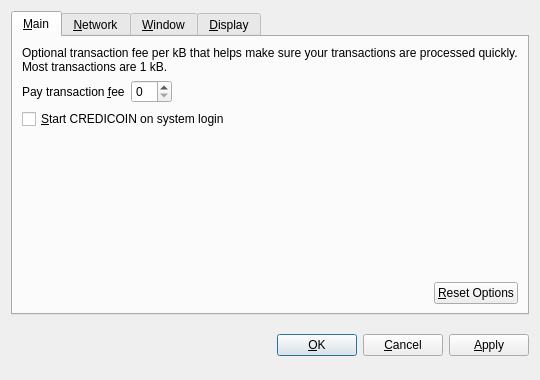
<?xml version="1.0" encoding="UTF-8"?>
<ui version="4.0">
 <class>OptionsDialog</class>
 <widget class="QDialog" name="OptionsDialog">
  <property name="geometry">
   <rect>
    <x>0</x>
    <y>0</y>
    <width>540</width>
    <height>380</height>
   </rect>
  </property>
  <property name="windowTitle">
   <string>Options</string>
  </property>
  <property name="modal">
   <bool>true</bool>
  </property>
  <layout class="QVBoxLayout" name="verticalLayout">
   <item>
    <widget class="QTabWidget" name="tabWidget">
     <property name="tabPosition">
      <enum>QTabWidget::North</enum>
     </property>
     <property name="currentIndex">
      <number>0</number>
     </property>
     <widget class="QWidget" name="tabMain">
      <attribute name="title">
       <string>&amp;Main</string>
      </attribute>
      <layout class="QVBoxLayout" name="verticalLayout_Main">
       <item>
        <widget class="QLabel" name="transactionFeeInfoLabel">
         <property name="text">
          <string>Optional transaction fee per kB that helps make sure your transactions are processed quickly. Most transactions are 1 kB.</string>
         </property>
         <property name="textFormat">
          <enum>Qt::PlainText</enum>
         </property>
         <property name="wordWrap">
          <bool>true</bool>
         </property>
        </widget>
       </item>
       <item>
        <layout class="QHBoxLayout" name="horizontalLayout_1_Main">
         <item>
          <widget class="QLabel" name="transactionFeeLabel">
           <property name="text">
            <string>Pay transaction &amp;fee</string>
           </property>
           <property name="textFormat">
            <enum>Qt::PlainText</enum>
           </property>
           <property name="buddy">
            <cstring>transactionFee</cstring>
           </property>
          </widget>
         </item>
         <item>
          <widget class="BitcoinAmountField" name="transactionFee"/>
         </item>
         <item>
          <spacer name="horizontalSpacer_1_Main">
           <property name="orientation">
            <enum>Qt::Horizontal</enum>
           </property>
           <property name="sizeHint" stdset="0">
            <size>
             <width>40</width>
             <height>20</height>
            </size>
           </property>
          </spacer>
         </item>
        </layout>
       </item>
       <item>
        <widget class="QCheckBox" name="bitcoinAtStartup">
         <property name="toolTip">
          <string>Automatically start CREDICOIN after logging in to the system.</string>
         </property>
         <property name="text">
          <string>&amp;Start CREDICOIN on system login</string>
         </property>
        </widget>
       </item>
       <item>
        <spacer name="verticalSpacer_Main">
         <property name="orientation">
          <enum>Qt::Vertical</enum>
         </property>
         <property name="sizeHint" stdset="0">
          <size>
           <width>20</width>
           <height>40</height>
          </size>
         </property>
        </spacer>
       </item>
       <item>
        <layout class="QHBoxLayout" name="horizontalLayout_2_Main">
         <item>
          <spacer name="horizontalSpacer_2_Main">
           <property name="orientation">
            <enum>Qt::Horizontal</enum>
           </property>
           <property name="sizeHint" stdset="0">
            <size>
             <width>40</width>
             <height>20</height>
            </size>
           </property>
          </spacer>
         </item>
         <item>
          <widget class="QPushButton" name="resetButton">
           <property name="toolTip">
            <string>Reset all client options to default.</string>
           </property>
           <property name="text">
            <string>&amp;Reset Options</string>
           </property>
           <property name="autoDefault">
            <bool>false</bool>
           </property>
          </widget>
         </item>
        </layout>
       </item>
      </layout>
     </widget>
     <widget class="QWidget" name="tabNetwork">
      <attribute name="title">
       <string>&amp;Network</string>
      </attribute>
      <layout class="QVBoxLayout" name="verticalLayout_Network">
       <item>
        <widget class="QCheckBox" name="mapPortUpnp">
         <property name="toolTip">
          <string>Automatically open the CREDICOIN client port on the router. This only works when your router supports UPnP and it is enabled.</string>
         </property>
         <property name="text">
          <string>Map port using &amp;UPnP</string>
         </property>
        </widget>
       </item>
       <item>
        <widget class="QCheckBox" name="connectSocks">
         <property name="toolTip">
          <string>Connect to the CREDICOIN network through a SOCKS proxy (e.g. when connecting through Tor).</string>
         </property>
         <property name="text">
          <string>&amp;Connect through SOCKS proxy:</string>
         </property>
        </widget>
       </item>
       <item>
        <layout class="QHBoxLayout" name="horizontalLayout_Network">
         <item>
          <widget class="QLabel" name="proxyIpLabel">
           <property name="text">
            <string>Proxy &amp;IP:</string>
           </property>
           <property name="textFormat">
            <enum>Qt::PlainText</enum>
           </property>
           <property name="buddy">
            <cstring>proxyIp</cstring>
           </property>
          </widget>
         </item>
         <item>
          <widget class="QValidatedLineEdit" name="proxyIp">
           <property name="maximumSize">
            <size>
             <width>140</width>
             <height>16777215</height>
            </size>
           </property>
           <property name="toolTip">
            <string>IP address of the proxy (e.g. 127.0.0.1)</string>
           </property>
          </widget>
         </item>
         <item>
          <widget class="QLabel" name="proxyPortLabel">
           <property name="text">
            <string>&amp;Port:</string>
           </property>
           <property name="textFormat">
            <enum>Qt::PlainText</enum>
           </property>
           <property name="buddy">
            <cstring>proxyPort</cstring>
           </property>
          </widget>
         </item>
         <item>
          <widget class="QLineEdit" name="proxyPort">
           <property name="maximumSize">
            <size>
             <width>55</width>
             <height>16777215</height>
            </size>
           </property>
           <property name="toolTip">
            <string>Port of the proxy (e.g. 9050)</string>
           </property>
          </widget>
         </item>
         <item>
          <widget class="QLabel" name="socksVersionLabel">
           <property name="text">
            <string>SOCKS &amp;Version:</string>
           </property>
           <property name="textFormat">
            <enum>Qt::PlainText</enum>
           </property>
           <property name="buddy">
            <cstring>socksVersion</cstring>
           </property>
          </widget>
         </item>
         <item>
          <widget class="QValueComboBox" name="socksVersion">
           <property name="toolTip">
            <string>SOCKS version of the proxy (e.g. 5)</string>
           </property>
          </widget>
         </item>
         <item>
          <spacer name="horizontalSpacer_Network">
           <property name="orientation">
            <enum>Qt::Horizontal</enum>
           </property>
           <property name="sizeHint" stdset="0">
            <size>
             <width>40</width>
             <height>20</height>
            </size>
           </property>
          </spacer>
         </item>
        </layout>
       </item>
       <item>
        <spacer name="verticalSpacer_Network">
         <property name="orientation">
          <enum>Qt::Vertical</enum>
         </property>
         <property name="sizeHint" stdset="0">
          <size>
           <width>20</width>
           <height>40</height>
          </size>
         </property>
        </spacer>
       </item>
      </layout>
     </widget>
     <widget class="QWidget" name="tabWindow">
      <attribute name="title">
       <string>&amp;Window</string>
      </attribute>
      <layout class="QVBoxLayout" name="verticalLayout_Window">
       <item>
        <widget class="QCheckBox" name="minimizeToTray">
         <property name="toolTip">
          <string>Show only a tray icon after minimizing the window.</string>
         </property>
         <property name="text">
          <string>&amp;Minimize to the tray instead of the taskbar</string>
         </property>
        </widget>
       </item>
       <item>
        <widget class="QCheckBox" name="minimizeOnClose">
         <property name="toolTip">
          <string>Minimize instead of exit the application when the window is closed. When this option is enabled, the application will be closed only after selecting Quit in the menu.</string>
         </property>
         <property name="text">
          <string>M&amp;inimize on close</string>
         </property>
        </widget>
       </item>
       <item>
        <spacer name="verticalSpacer_Window">
         <property name="orientation">
          <enum>Qt::Vertical</enum>
         </property>
         <property name="sizeHint" stdset="0">
          <size>
           <width>20</width>
           <height>40</height>
          </size>
         </property>
        </spacer>
       </item>
      </layout>
     </widget>
     <widget class="QWidget" name="tabDisplay">
      <attribute name="title">
       <string>&amp;Display</string>
      </attribute>
      <layout class="QVBoxLayout" name="verticalLayout_Display">
       <item>
        <layout class="QHBoxLayout" name="horizontalLayout_1_Display">
         <item>
          <widget class="QLabel" name="langLabel">
           <property name="text">
            <string>User Interface &amp;language:</string>
           </property>
           <property name="textFormat">
            <enum>Qt::PlainText</enum>
           </property>
           <property name="buddy">
            <cstring>lang</cstring>
           </property>
          </widget>
         </item>
         <item>
          <widget class="QValueComboBox" name="lang">
           <property name="toolTip">
            <string>The user interface language can be set here. This setting will take effect after restarting CREDICOIN.</string>
           </property>
          </widget>
         </item>
        </layout>
       </item>
       <item>
        <layout class="QHBoxLayout" name="horizontalLayout_2_Display">
         <item>
          <widget class="QLabel" name="unitLabel">
           <property name="text">
            <string>&amp;Unit to show amounts in:</string>
           </property>
           <property name="textFormat">
            <enum>Qt::PlainText</enum>
           </property>
           <property name="buddy">
            <cstring>unit</cstring>
           </property>
          </widget>
         </item>
         <item>
          <widget class="QValueComboBox" name="unit">
           <property name="toolTip">
            <string>Choose the default subdivision unit to show in the interface and when sending coins.</string>
           </property>
          </widget>
         </item>
        </layout>
       </item>
       <item>
        <widget class="QCheckBox" name="displayAddresses">
         <property name="toolTip">
          <string>Whether to show CREDICOIN addresses in the transaction list or not.</string>
         </property>
         <property name="text">
          <string>&amp;Display addresses in transaction list</string>
         </property>
        </widget>
       </item>
       <item>
        <widget class="QCheckBox" name="coinControlFeatures">
         <property name="toolTip">
          <string>Whether to show coin control features or not.</string>
         </property>
         <property name="text">
          <string>Display coin &amp;control features (experts only!)</string>
         </property>
        </widget>
       </item>
       <item>
        <spacer name="verticalSpacer_Display">
         <property name="orientation">
          <enum>Qt::Vertical</enum>
         </property>
         <property name="sizeHint" stdset="0">
          <size>
           <width>20</width>
           <height>40</height>
          </size>
         </property>
        </spacer>
       </item>
      </layout>
     </widget>
    </widget>
   </item>
   <item>
    <layout class="QHBoxLayout" name="horizontalLayout_Buttons">
     <item>
      <spacer name="horizontalSpacer_1">
       <property name="orientation">
        <enum>Qt::Horizontal</enum>
       </property>
       <property name="sizeHint" stdset="0">
        <size>
         <width>40</width>
         <height>48</height>
        </size>
       </property>
      </spacer>
     </item>
     <item>
      <widget class="QLabel" name="statusLabel">
       <property name="font">
        <font>
         <weight>75</weight>
         <bold>true</bold>
        </font>
       </property>
       <property name="text">
        <string/>
       </property>
       <property name="textFormat">
        <enum>Qt::PlainText</enum>
       </property>
       <property name="wordWrap">
        <bool>true</bool>
       </property>
      </widget>
     </item>
     <item>
      <spacer name="horizontalSpacer_2">
       <property name="orientation">
        <enum>Qt::Horizontal</enum>
       </property>
       <property name="sizeHint" stdset="0">
        <size>
         <width>40</width>
         <height>48</height>
        </size>
       </property>
      </spacer>
     </item>
     <item>
      <widget class="QPushButton" name="okButton">
       <property name="text">
        <string>&amp;OK</string>
       </property>
      </widget>
     </item>
     <item>
      <widget class="QPushButton" name="cancelButton">
       <property name="text">
        <string>&amp;Cancel</string>
       </property>
       <property name="autoDefault">
        <bool>false</bool>
       </property>
      </widget>
     </item>
     <item>
      <widget class="QPushButton" name="applyButton">
       <property name="text">
        <string>&amp;Apply</string>
       </property>
       <property name="autoDefault">
        <bool>false</bool>
       </property>
      </widget>
     </item>
    </layout>
   </item>
  </layout>
 </widget>
 <customwidgets>
  <customwidget>
   <class>BitcoinAmountField</class>
   <extends>QSpinBox</extends>
   <header>bitcoinamountfield.h</header>
  </customwidget>
  <customwidget>
   <class>QValueComboBox</class>
   <extends>QComboBox</extends>
   <header>qvaluecombobox.h</header>
  </customwidget>
  <customwidget>
   <class>QValidatedLineEdit</class>
   <extends>QLineEdit</extends>
   <header>qvalidatedlineedit.h</header>
  </customwidget>
 </customwidgets>
 <resources/>
 <connections/>
</ui>
